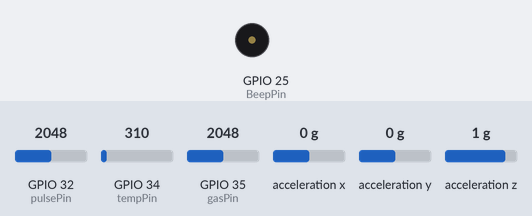
Recording of a sketch running on a simulated ESP32. Shown: buzzer (waves = sounding, pin HIGH). Wiring (inferred from the names in the program): ADXL345 accelerometer at I2C address 0x53. Inputs (shaded band) come from the test bench; at power-on: GPIO 35 (gasPin) = 2048, GPIO 32 (pulsePin) = 2048, GPIO 34 (tempPin) = 310, acceleration x 0 g, acceleration y 0 g, acceleration z 1 g. WiFi joins after 1.5 s; servers stay silent unless stated; what the sketch prints to the serial monitor is not drawn.

Above: at 2.25 s.
2.8 s: GPIO 35 (gasPin) set to 1845
6.1 s: GPIO 35 (gasPin) set to 1734
7.6 s: GPIO 35 (gasPin) set to 1840
At 8.05 s:
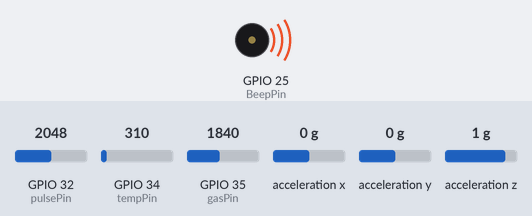
10.9 s: GPIO 35 (gasPin) set to 1760
At 12.1 s:
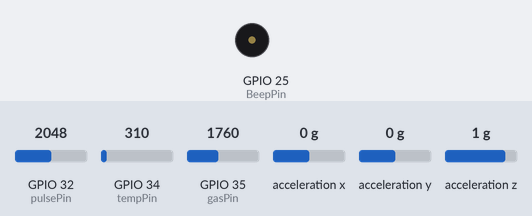
Timing chart, 0 to 13.4 s (numbered marks = the images above; inputs shaded):
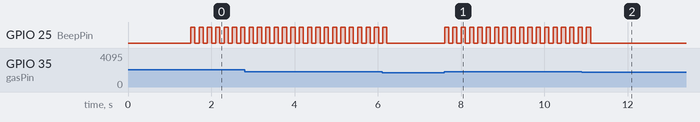

Measured:
- after the input at 6.1 s, GPIO 25 (BeepPin): goes on until 6.2 s, then stays LOW
- after the input at 7.6 s, GPIO 25 (BeepPin): alternates HIGH for 0.10 s and LOW for 0.10 s, starting at once
- after the input at 10.9 s, GPIO 25 (BeepPin): goes on until 11.1 s, then stays LOW
- by itself, GPIO 25 (BeepPin): alternates HIGH for 0.10 s and LOW for 0.10 s

The sketch:

sketch_mar16a.ino
```cpp
#include <Wire.h>
#include <WiFi.h>

// --- WIFI CREDENTIALS ---
const char* ssid = "YOUR_WIFI_NAME";
const char* password = "YOUR_WIFI_PASSWORD";

WiFiServer server(80);

// --- PIN DEFINITIONS (ESP32) ---
// Note: Use ADC1 pins (32-39) as ADC2 pins fail when WiFi is active.
const int pulsePin = 32; // Connect Pulse Signal to GPIO 32
const int tempPin  = 34; // Connect LM35 Signal to GPIO 34
const int gasPin   = 35; // Connect Gas Signal to GPIO 35
const int BeepPin  = 25; // Connect Buzzer (+) to GPIO 25
#define ADXL345_ADDR 0x53

// --- PULSE VARIABLES ---
int threshold = 2200;       // Adjusted for ESP32 12-bit ADC (0-4095)
unsigned long lastBeatTime = 0;
int bpmReadings[10];
int readIndex = 0;
long totalBPM = 0;
int avgBPM = 0;
bool beatDetected = false;
const unsigned long beatLockout = 250;

// --- MOTION & POINTS VARIABLES ---
int16_t prevX = 0, prevY = 0, prevZ = 0;
long cowPoints = 0;
float cowIntensity = 0;

// --- OTHER SENSOR VARIABLES ---
float tempC = 0;
int gasLevel = 0;

void setup() {
  Serial.begin(115200);

  // ESP32 I2C Initialization (SDA = 21, SCL = 22)
  Wire.begin(21, 22);

  pinMode(BeepPin, OUTPUT);

  // Initialize ADXL345 Accelerometer
  Wire.beginTransmission(ADXL345_ADDR);
  Wire.write(0x2D); // Power Control Register
  Wire.write(8);    // Measure Mode
  Wire.endTransmission();

  // Connect to WiFi
  Serial.print("Connecting to WiFi...");
  WiFi.begin(ssid, password);
  while (WiFi.status() != WL_CONNECTED) {
    delay(500);
    Serial.print(".");
  }
  Serial.println("\nWiFi Connected!");
  Serial.print("IP Address: ");
  Serial.println(WiFi.localIP());

  server.begin();
  Serial.println("=== CowFit: ESP32 System Live ===");
}

void loop() {
  unsigned long currentTime = millis();

  readPulse(currentTime);
  readIntensityAndPoints();
  readTemperature();
  readGasSensor();

  // Web Server Handling
  WiFiClient client = server.available();
  if (client) {
    String currentLine = "";
    while (client.connected()) {
      if (client.available()) {
        char c = client.read();
        if (c == '\n') {
          if (currentLine.length() == 0) {
            // Send Standard HTTP Response Header
            client.println("HTTP/1.1 200 OK");
            client.println("Content-type:text/html");
            client.println("Connection: close");
            client.println();

            // Basic Dashboard HTML
            client.print("<html><head><title>CowFit Monitor</title>");
            client.print("<meta http-equiv='refresh' content='2'></head>"); // Auto-refresh every 2s
            client.print("<body style='font-family:sans-serif; text-align:center;'>");
            client.print("<h1>CowFit Live Vitals</h1>");
            client.print("<hr><p style='font-size:24px;'>Heart Rate: <b>" + String(avgBPM) + " BPM</b></p>");
            client.print("<p style='font-size:24px;'>Activity Points: <b>" + String(cowPoints) + "</b></p>");
            client.print("<p style='font-size:24px;'>Temperature: <b>" + String(tempC) + " C</b></p>");
            client.print("<p style='font-size:24px;'>Gas Level: <b>" + String(gasLevel) + "</b></p>");
            client.print("</body></html>");
            break;
          } else { currentLine = ""; }
        } else if (c != '\r') { currentLine += c; }
      }
    }
    client.stop();
  }

  // Debugging output to Serial Monitor
  static unsigned long lastPrint = 0;
  if (currentTime - lastPrint > 1000) {
    displayMasterData();
    lastPrint = currentTime;
  }
}

// --- MODULES ---

void readIntensityAndPoints() {
  Wire.beginTransmission(ADXL345_ADDR);
  Wire.write(0x32);
  Wire.endTransmission(false);
  Wire.requestFrom(ADXL345_ADDR, 6);

  if (Wire.available() == 6) {
    int16_t x = Wire.read() | (Wire.read() << 8);
    int16_t y = Wire.read() | (Wire.read() << 8);
    int16_t z = Wire.read() | (Wire.read() << 8);

    // Calculate movement delta
    int deltaX = abs(x - prevX);
    int deltaY = abs(y - prevY);
    int deltaZ = abs(z - prevZ);

    cowIntensity = (deltaX + deltaY + deltaZ);

    // Filter noise and update points
    if (cowIntensity > 40) { // Threshold adjusted for ESP32 noise
      cowPoints += (cowIntensity / 20);
    }

    prevX = x; prevY = y; prevZ = z;
  }
}

void BeepAction() {
  for(int i = 0; i < 3; i++) {
    digitalWrite(BeepPin, HIGH);
    delay(100);
    digitalWrite(BeepPin, LOW);
    delay(100);
  }
}

void readPulse(unsigned long currentTime) {
  int signal = analogRead(pulsePin);

  if (signal > threshold && !beatDetected) {
    if ((currentTime - lastBeatTime) > beatLockout) {
      beatDetected = true;
      unsigned long interval = currentTime - lastBeatTime;
      lastBeatTime = currentTime;

      if (interval > 300 && interval < 2000) {
        int bpm = 60000 / interval;
        totalBPM -= bpmReadings[readIndex];
        bpmReadings[readIndex] = bpm;
        totalBPM += bpm;
        readIndex = (readIndex + 1) % 10;
        avgBPM = totalBPM / 10; // Fixed: dividing by 10 for correct average
      }
    }
  }
  if (signal < threshold) beatDetected = false;
}

void readTemperature() {
  int rawTemp = analogRead(tempPin);
  // ESP32: 3.3V / 4095 steps. LM35: 10mV per degree C.
  float voltage = rawTemp * (3.3 / 4095.0);
  tempC = voltage * 100.0;
}

void readGasSensor() {
  gasLevel = analogRead(gasPin);
  if(gasLevel > 1800) { // Adjusted for 12-bit ADC range
    BeepAction();
  }
}

void displayMasterData() {
  // Prints CSV format to Serial Monitor
  Serial.print("BPM:"); Serial.print(avgBPM);
  Serial.print(" | Pts:"); Serial.print(cowPoints);
  Serial.print(" | Temp:"); Serial.print(tempC);
  Serial.print(" | Gas:"); Serial.println(gasLevel);
}
```
